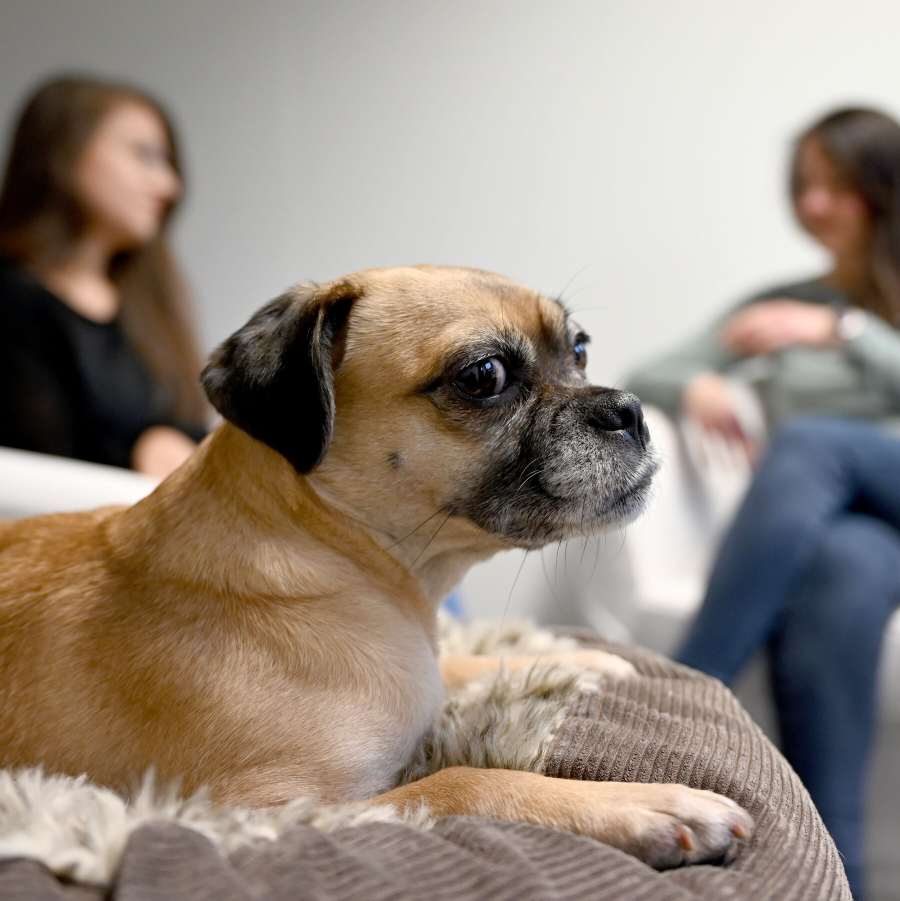
#> input picture test/dog_image/04TB-DOGS-mobileMasterAt3x.jpg, 1800 x 1801 px (shown at 1/2 size); its folder holds 4 pictures in this run
$ python dog_slide_show.py
#> lines starting #> are read from the running program, lines starting #| are printed output that depends on the picture
import glob
import os
import cv2
import sys
import matplotlib.pyplot as plt
import win32api

base_path = "C:\\Users\\Administrator\\PycharmProjects\\opencvEx_python"
img_path = os.path.join(base_path, "dog_image\\*.jpg")
img_files = glob.glob(img_path)
print(len(img_files))

# 1.5sec
interval = 3000

# 리스트에 있는 파일들이 존재하지 않을 경우 예외처리
if not img_files:
    print("img_files : No jpg files")
    sys.exit()

# 이미지를 출력할 창을 생성
# cv2.WINDOW_NORMAL는 불러오는 이미지 사이즈에 맞게 창을 생성
cv2.namedWindow('win1', cv2.WINDOW_NORMAL)
cv2.namedWindow('win2', cv2.WINDOW_NORMAL)
cv2.namedWindow('win3', cv2.WINDOW_NORMAL)
cv2.namedWindow('win4', cv2.WINDOW_NORMAL)

# [7 lines of commented-out code are left out]
print("Width = ", win32api.GetSystemMetrics(0))

# 모니터의 세로 픽셀 - 윈도우에서 사용
print("Width = ", win32api.GetSystemMetrics(1))

idx = 0
while True:
    if idx >= len(img_files) - 4:
        idx = 0

    img1 = cv2.imread(img_files[idx])
#> img1 is the input picture: shape (1801, 1800, 3); mean B, G, R 125.5, 136.5, 148.7
    img2 = cv2.imread(img_files[idx+1])
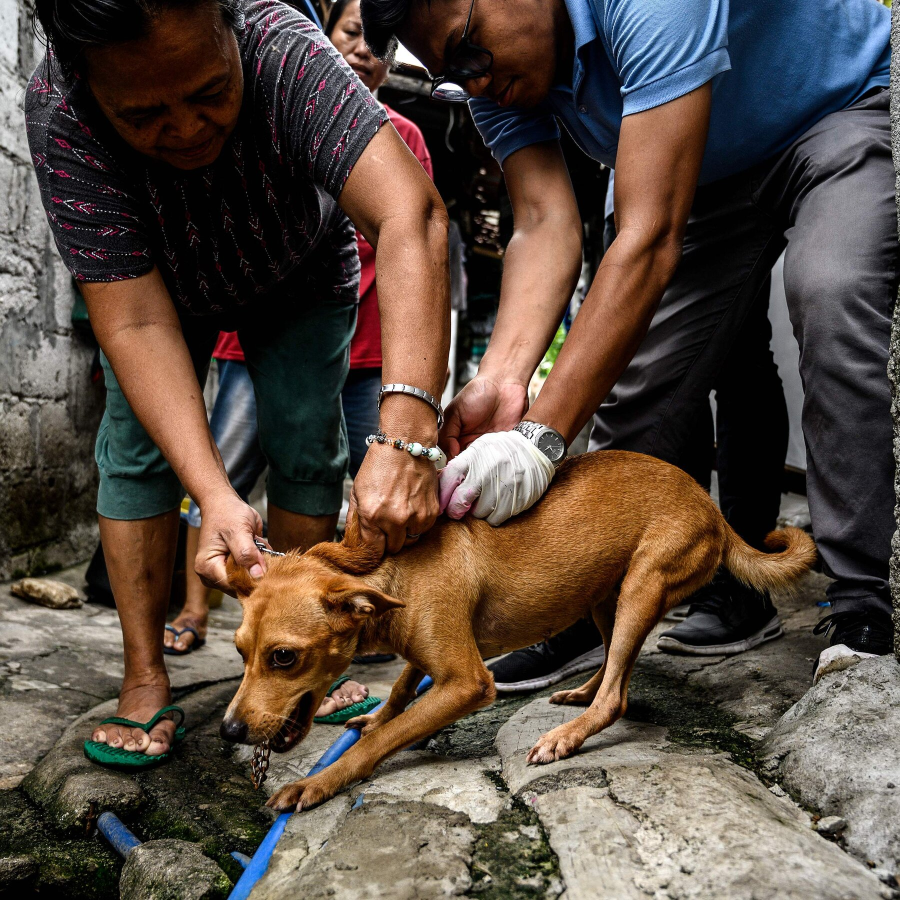
#> input picture test/dog_image/14xp-dogs--mediumSquareAt3X.jpg, 1800 x 1800 px (shown at 1/2 size)
#> img2 is the input picture: shape (1800, 1800, 3); mean B, G, R 64, 73.8, 87.4
    img3 = cv2.imread(img_files[idx+2])
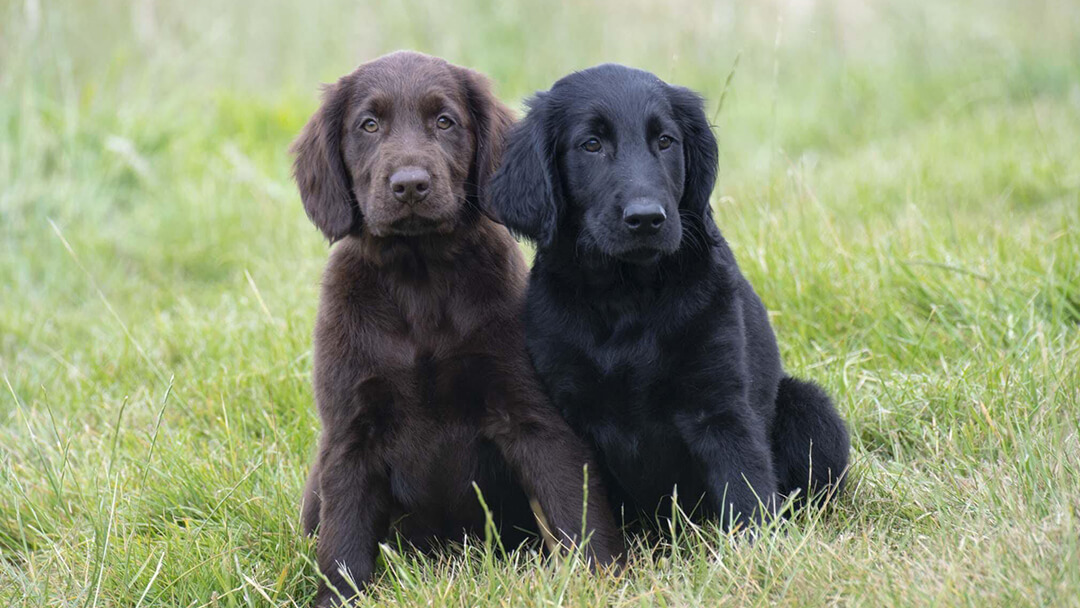
#> input picture test/dog_image/15-Amazing-Dog-FactsTEASER.jpg, 1080 x 608 px
#> img3 is the input picture: shape (608, 1080, 3); mean B, G, R 117, 148.9, 140.3
    img4 = cv2.imread(img_files[idx+3])
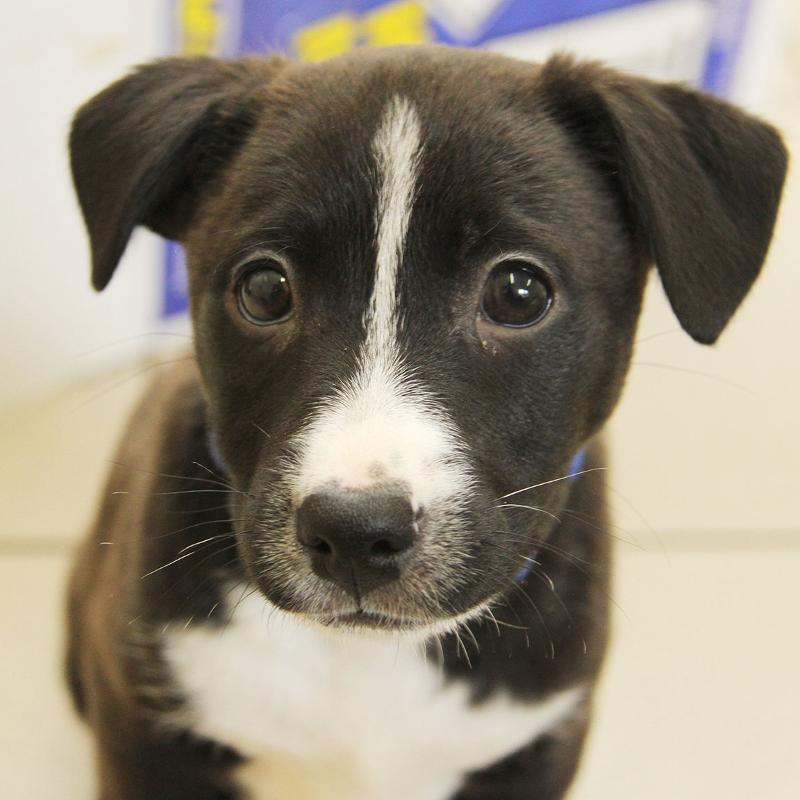
#> input picture test/dog_image/164742v800_puppy-1.jpg, 800 x 800 px
#> img4 is the input picture: shape (800, 800, 3); mean B, G, R 120.6, 136.2, 145

    if img1 is None or img2 is None or img3 is None or img4 is None:
        print('Image load failed')
        break

    idx += 4

    cv2.imshow('win1', img1)
    cv2.imshow('win2', img2)
    cv2.imshow('win3', img4)
    cv2.imshow('win4', img3)

    # 창의 좌표
    cv2.moveWindow('win1', 0, 0)
#> (the run stopped early here; a loop or call above may not have finished)
